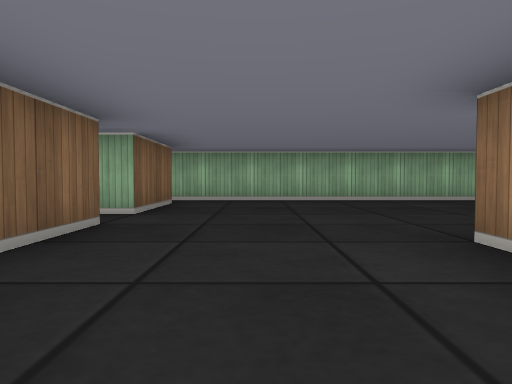
View 1 (above)

21 first-person views from a walk through a cub3D maze. The camera is about half as high as the walls, tilts 2° down and sees 70° across. The floor is counted in squares. Each view is taken from the middle of a square. On the plan, view 1 faces up. The plan holds only what a view shows up to about 9 squares ahead; the rest is blank.

View 2
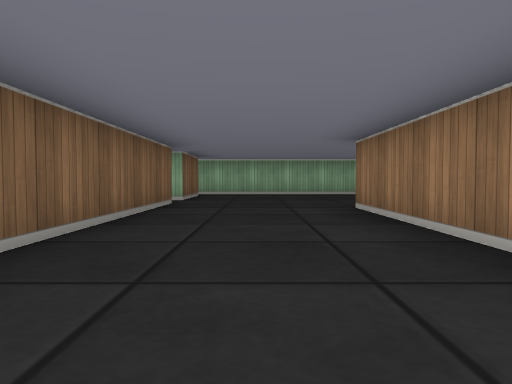

View 3
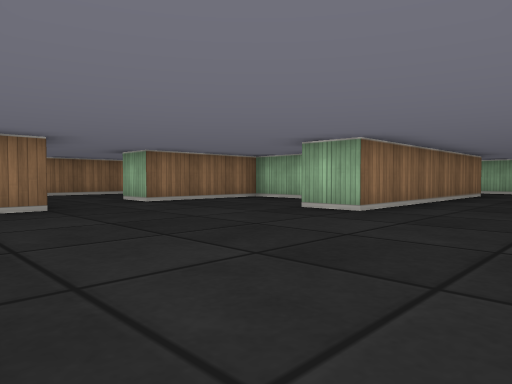

View 4
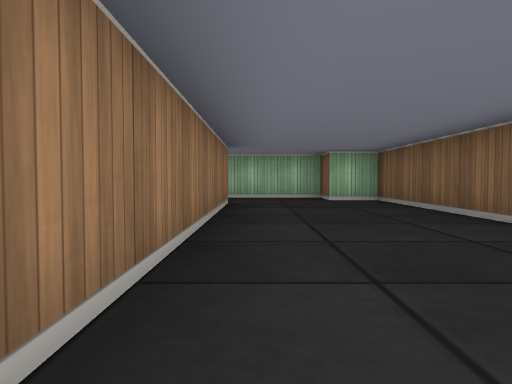

View 5
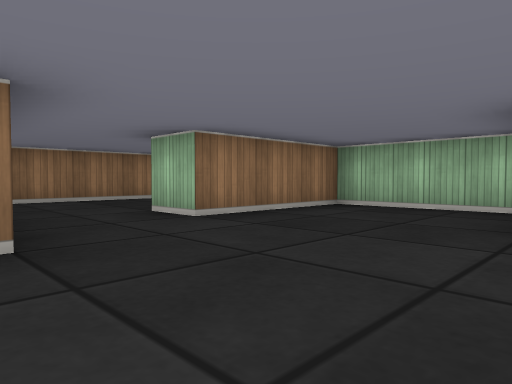

View 6
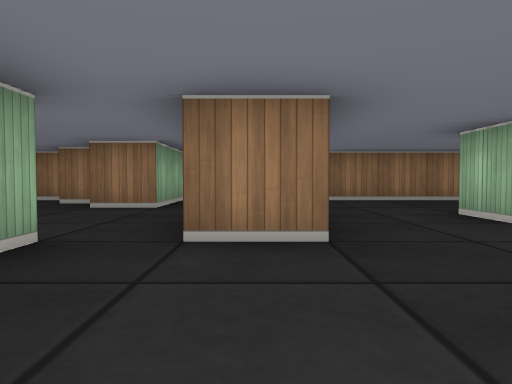

View 7
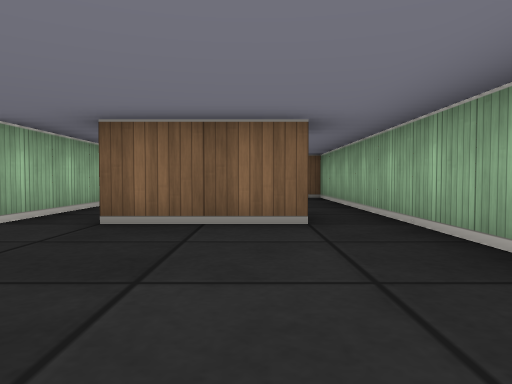

View 8
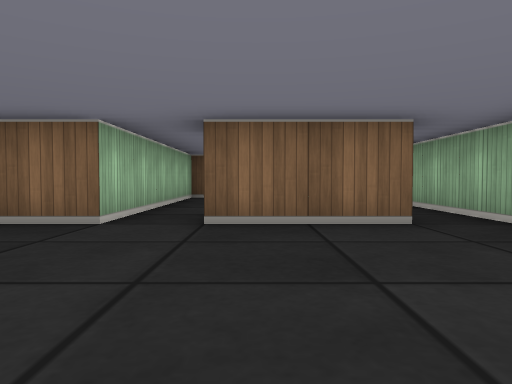

View 9
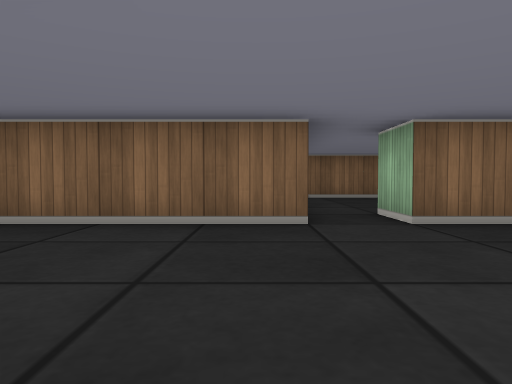

View 10
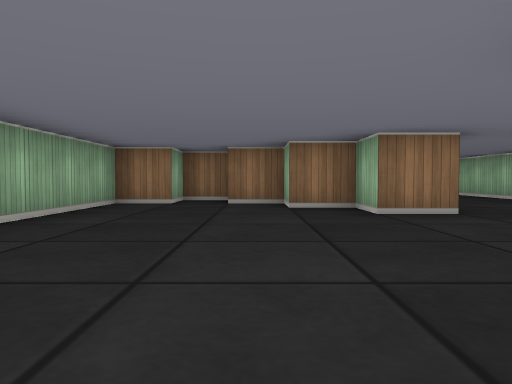

View 11
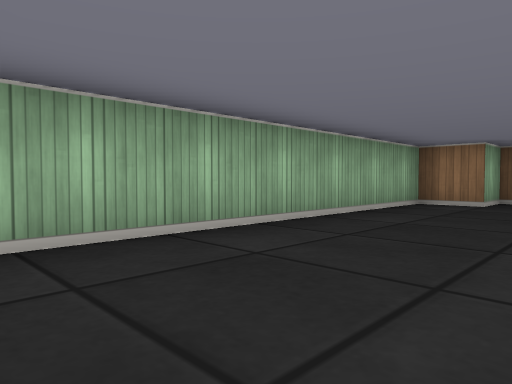

View 12
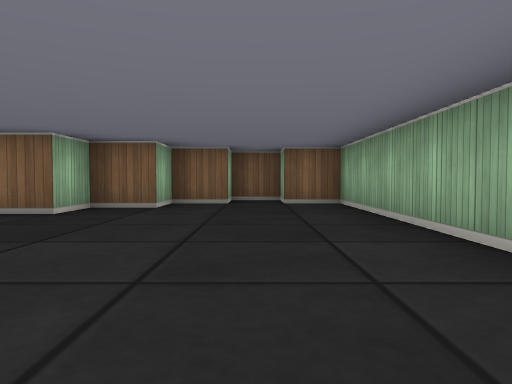

View 13
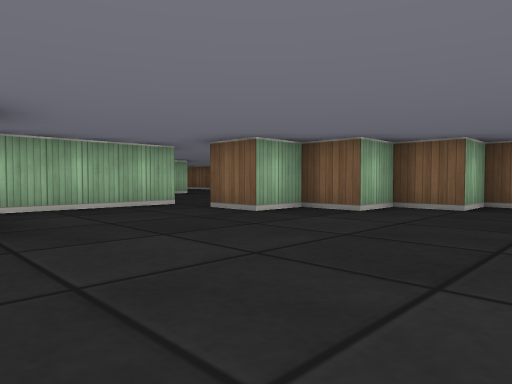

View 14
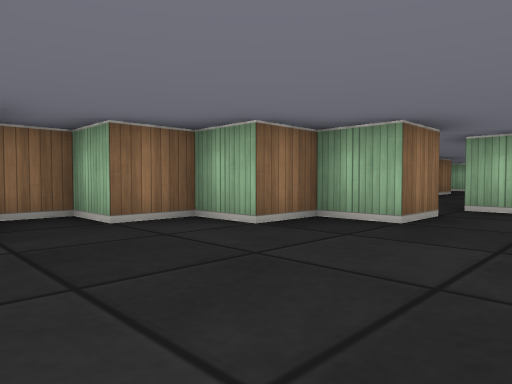

View 15
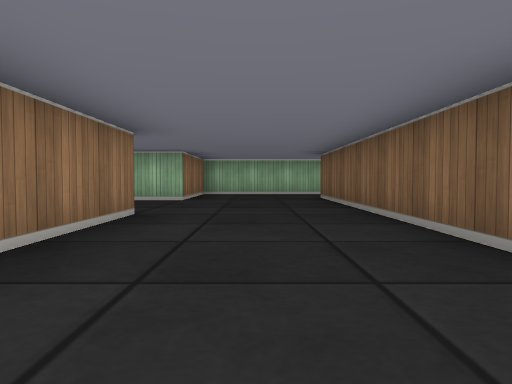

View 16
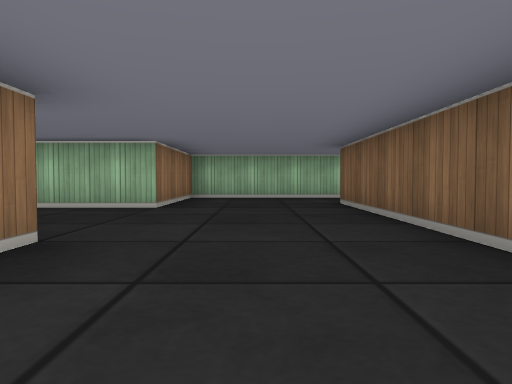

View 17
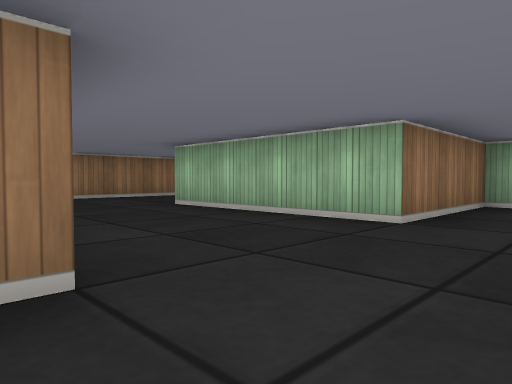

View 18
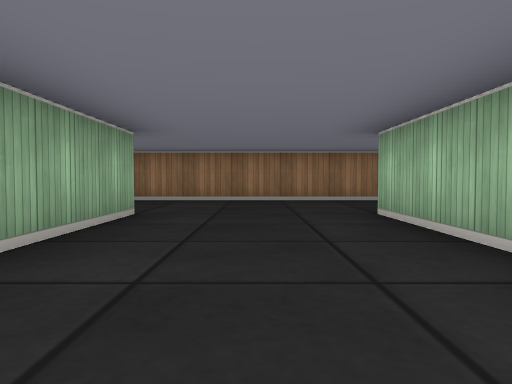

View 19
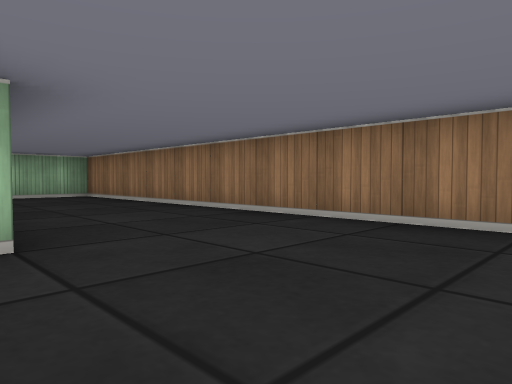

View 20
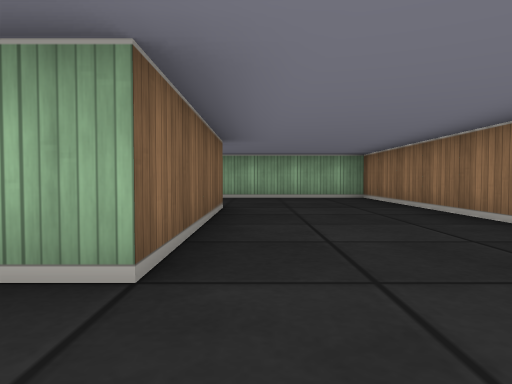

View 21
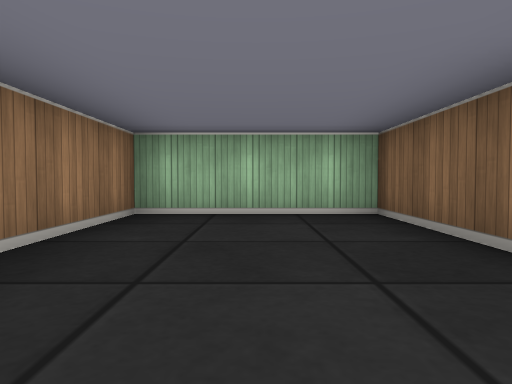

### Floor plan
Ten units are one square. View 1 is at (0, 0); x grows to the right and y downward. Boxes are objects, and circles mark ways between rooms. Rooms are numbered by the first view taken in them; rooms with no view inside come last. Other rooms are left out.
<svg viewBox="-70 -130 240 190">
<path fill="none" stroke="#000" d="M29 -5 55 -5 55 -35M-25 -35 -15 -35 -15 45 -5 45M45 -54 45 -65M-15 -66 -15 -45 -25 -45M15 24 15 -25 25 -25M45 -75 -25 -75M75 -75 75 -85 85 -85 85 -95 95 -95 95 -105 105 -105 105 -115 95 -115 95 -125 25 -125 25 -115 15 -115 15 -105 25 -105 25 -95 35 -95 35 -85 45 -85 45 -75M45 -65 75 -65M95 -4 95 -45M65 -29 65 35M108 -45 120 -45M135 31 135 55 165 55 165 -75 131 -75M55 -35 65 -35M135 -45 135 -5 111 -5M60 55 95 55 95 25 135 25M95 -75 75 -75M15 34 15 24M-5 45 -5 55 18 55M-25 -75 -65 -75 -65 -35 -25 -35"/>
<circle cx="40" cy="-70" r="3" fill="#2a7"/>
<circle cx="60" cy="-45" r="3" fill="#2a7"/>
<circle cx="7" cy="40" r="3" fill="#2a7"/>
<circle cx="-20" cy="-40" r="3" fill="#2a7"/>
<circle cx="-20" cy="-70" r="3" fill="#2a7"/>
<circle cx="80" cy="-70" r="3" fill="#2a7"/>
<text x="10" y="-30">1</text>
<text x="60" y="-100">2</text>
<text x="100" y="0">3</text>
<text x="-50" y="-60">4</text>
</svg>
Room 1 opens to room 2. Room 1 opens to room 3. Room 1 opens to room 4. Room 2 opens to room 3.

Where each view was taken, in squares from view 1:
view 1: 0 up, 0 right, facing up
view 2: 3 down, 0 right, facing up
view 3: 7 up, 1 left, facing down-right
view 4: 3 up, 1 right, facing down
view 5: 6 up, 2 right, facing down-right
view 6: 6 up, 2 right, facing right
view 7: 6 up, 2 right, facing left
view 8: 5 up, 2 right, facing left
view 9: 3 up, 2 right, facing left
view 10: 10 up, 3 right, facing right
view 11: 10 up, 3 right, facing up-right
view 12: 11 up, 9 right, facing left
view 13: 12 up, 8 right, facing down-left
view 14: 12 up, 6 right, facing down-right
view 15: 5 up, 8 right, facing down
view 16: 3 up, 8 right, facing down
view 17: 1 up, 8 right, facing down-right
view 18: 1 down, 9 right, facing right
view 19: 2 down, 13 right, facing up-right
view 20: 1 down, 14 right, facing up
view 21: 1 down, 15 right, facing down
